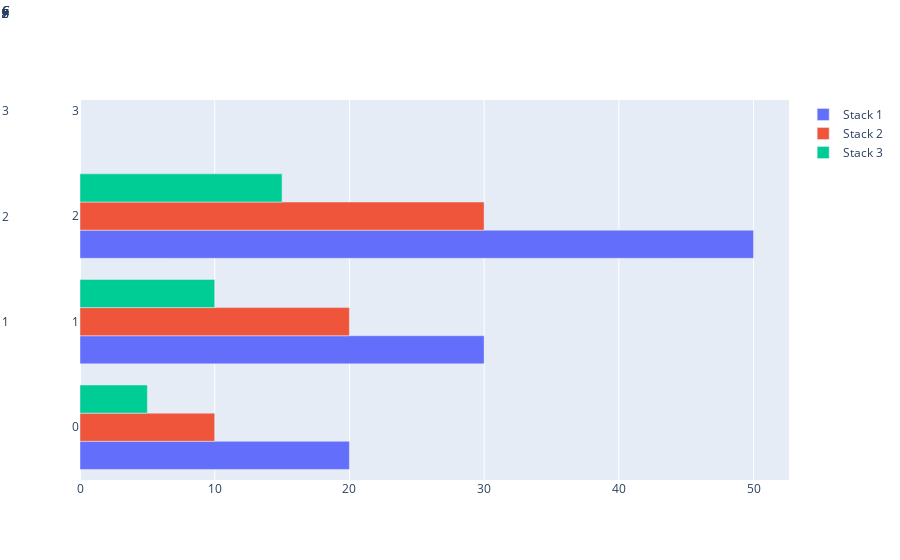

Notebook source saved alongside this figure:
### Code cell
fig = go.Figure()

y = ['Category 1', 'Category 2', 'Category 3']
x = [[20, 30, 50], [10, 20, 30], [5, 10, 15]]
names = ['Stack 1', 'Stack 2', 'Stack 3']

for i in range(3):
    fig.add_trace(go.Bar(x=x[i], name=names[i], orientation='h'))

annotations = []
for i, x_val in enumerate(x):
    for j, y_val in enumerate(y[i]):
        annotation = go.Annotation(x=x_val, y=y_val, text=y_val, xref="x", yref="y", showarrow=False)
        annotations.append(annotation)

fig.update_layout(annotations=annotations)

fig.show()

### Figure 1 — Plotly figure (JSON) as saved in the notebook; plotly's stock layout.template omitted (floating-point values rounded to 4 significant figures)
{"data": [{"name": "Stack 1", "orientation": "h", "type": "bar", "x": [20, 30, 50]}, {"name": "Stack 2", "orientation": "h", "type": "bar", "x": [10, 20, 30]}, {"name": "Stack 3", "orientation": "h", "type": "bar", "x": [5, 10, 15]}], "layout": {"annotations": [{"showarrow": false, "text": "C", "x": [20, 30, 50], "xref": "x", "y": "C", "yref": "y"}, {"showarrow": false, "text": "a", "x": [20, 30, 50], "xref": "x", "y": "a", "yref": "y"}, {"showarrow": false, "text": "t", "x": [20, 30, 50], "xref": "x", "y": "t", "yref": "y"}, {"showarrow": false, "text": "e", "x": [20, 30, 50], "xref": "x", "y": "e", "yref": "y"}, {"showarrow": false, "text": "g", "x": [20, 30, 50], "xref": "x", "y": "g", "yref": "y"}, {"showarrow": false, "text": "o", "x": [20, 30, 50], "xref": "x", "y": "o", "yref": "y"}, {"showarrow": false, "text": "r", "x": [20, 30, 50], "xref": "x", "y": "r", "yref": "y"}, {"showarrow": false, "text": "y", "x": [20, 30, 50], "xref": "x", "y": "y", "yref": "y"}, {"showarrow": false, "text": " ", "x": [20, 30, 50], "xref": "x", "y": " ", "yref": "y"}, {"showarrow": false, "text": "1", "x": [20, 30, 50], "xref": "x", "y": "1", "yref": "y"}, {"showarrow": false, "text": "C", "x": [10, 20, 30], "xref": "x", "y": "C", "yref": "y"}, {"showarrow": false, "text": "a", "x": [10, 20, 30], "xref": "x", "y": "a", "yref": "y"}, {"showarrow": false, "text": "t", "x": [10, 20, 30], "xref": "x", "y": "t", "yref": "y"}, {"showarrow": false, "text": "e", "x": [10, 20, 30], "xref": "x", "y": "e", "yref": "y"}, {"showarrow": false, "text": "g", "x": [10, 20, 30], "xref": "x", "y": "g", "yref": "y"}, {"showarrow": false, "text": "o", "x": [10, 20, 30], "xref": "x", "y": "o", "yref": "y"}, {"showarrow": false, "text": "r", "x": [10, 20, 30], "xref": "x", "y": "r", "yref": "y"}, {"showarrow": false, "text": "y", "x": [10, 20, 30], "xref": "x", "y": "y", "yref": "y"}, {"showarrow": false, "text": " ", "x": [10, 20, 30], "xref": "x", "y": " ", "yref": "y"}, {"showarrow": false, "text": "2", "x": [10, 20, 30], "xref": "x", "y": "2", "yref": "y"}, {"showarrow": false, "text": "C", "x": [5, 10, 15], "xref": "x", "y": "C", "yref": "y"}, {"showarrow": false, "text": "a", "x": [5, 10, 15], "xref": "x", "y": "a", "yref": "y"}, {"showarrow": false, "text": "t", "x": [5, 10, 15], "xref": "x", "y": "t", "yref": "y"}, {"showarrow": false, "text": "e", "x": [5, 10, 15], "xref": "x", "y": "e", "yref": "y"}, {"showarrow": false, "text": "g", "x": [5, 10, 15], "xref": "x", "y": "g", "yref": "y"}, {"showarrow": false, "text": "o", "x": [5, 10, 15], "xref": "x", "y": "o", "yref": "y"}, {"showarrow": false, "text": "r", "x": [5, 10, 15], "xref": "x", "y": "r", "yref": "y"}, {"showarrow": false, "text": "y", "x": [5, 10, 15], "xref": "x", "y": "y", "yref": "y"}, {"showarrow": false, "text": " ", "x": [5, 10, 15], "xref": "x", "y": " ", "yref": "y"}, {"showarrow": false, "text": "3", "x": [5, 10, 15], "xref": "x", "y": "3", "yref": "y"}]}}
